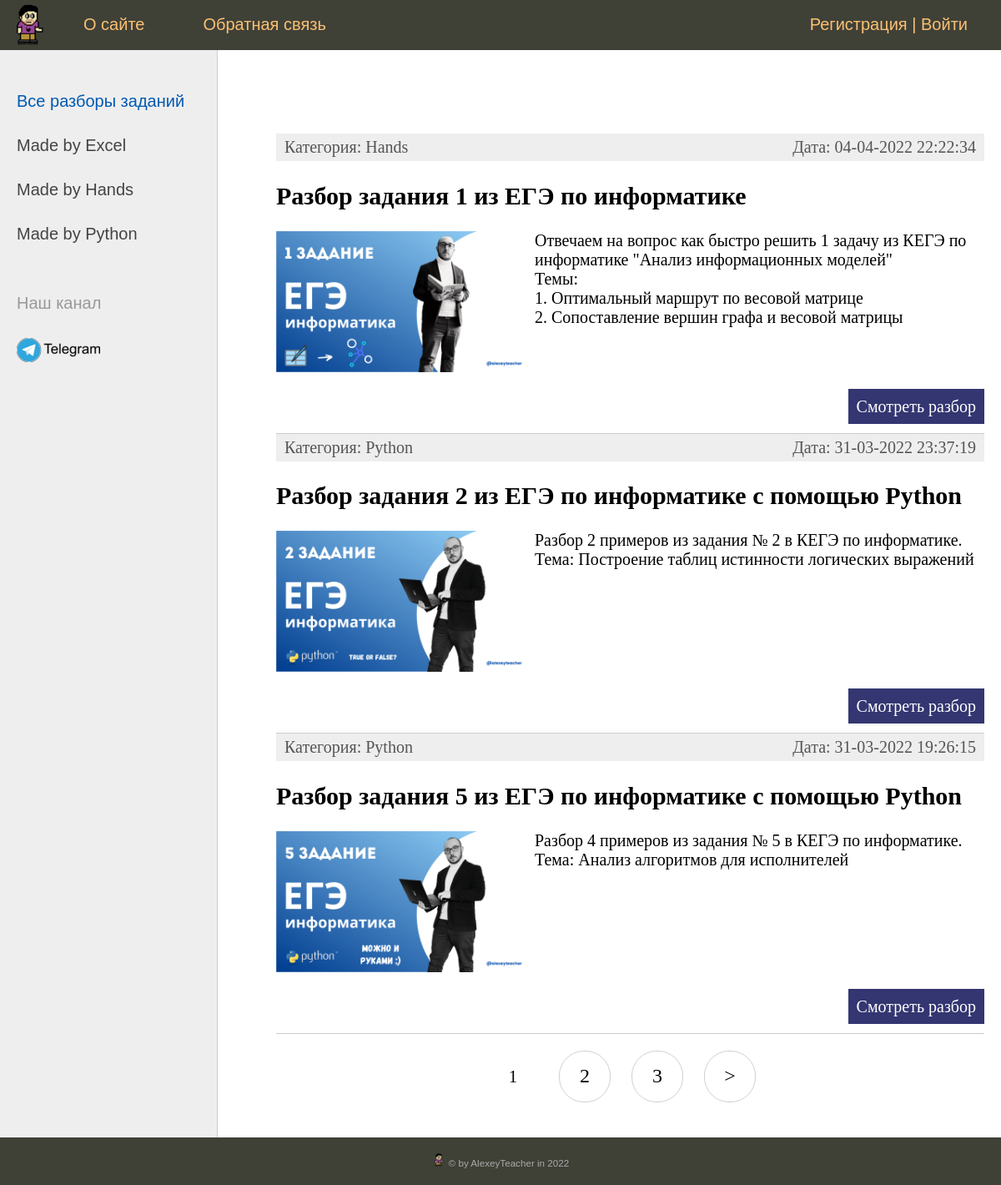
The app's page /, older data.
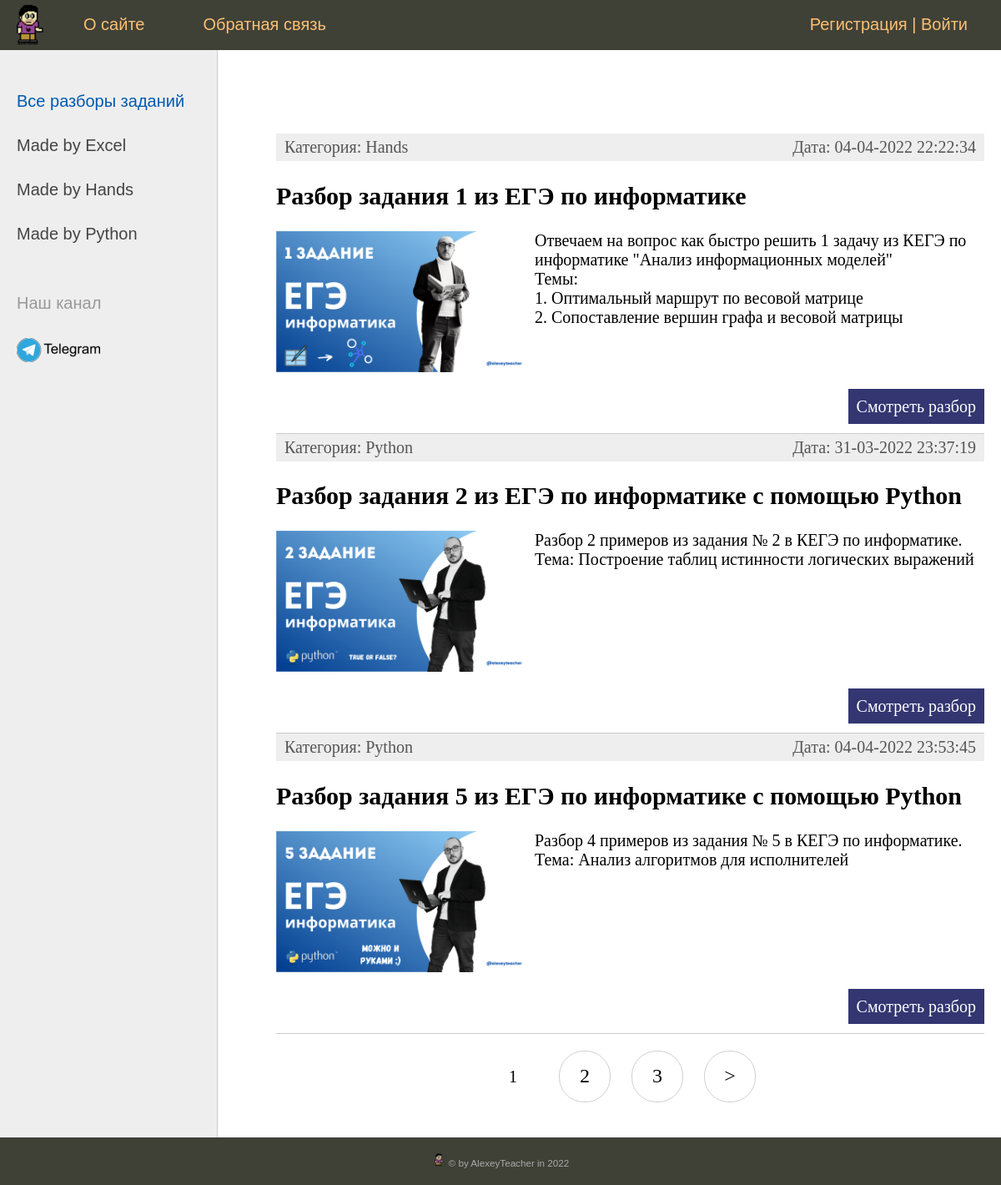
The same page, newer data.
### ege_task/models.py (models this page shows, shortened)
class Task(models.Model):
    number_task = models.CharField(max_length=10, default=28)
    title = models.CharField(max_length=255)
    content = models.TextField(blank=True)
    preview_image = models.ImageField(upload_to="images/%Y/%m/%d")
    video_url = models.CharField(max_length=255)
    time_create = models.DateTimeField(auto_now_add=True)
    time_update = models.DateTimeField(auto_now=True)
    is_published = models.BooleanField(default=False)
    cat = models.ForeignKey(Category, on_delete=models.PROTECT, null=True)
    def get_absolute_url(self):
        return reverse('task', kwargs={'number_task': self.number_task})
    class Meta:
        verbose_name = 'Разбор задачи'
        verbose_name_plural = "Разборы задач"
        ordering = ['time_create', 'number_task']

class Category(models.Model):
    name = models.CharField(max_length=100, db_index=True, verbose_name='Способ решения')
    def __str__(self):
        return self.name
    def get_absolute_url(self):
        return reverse('category', kwargs={'cat_id': self.pk})
    class Meta:
        verbose_name = 'Способ решения'
        verbose_name_plural = "Способы решений"

### ege_task/views.py (the view)
# urls.py: path('', EgeTaskHome.as_view(), name='home'),
class EgeTaskHome(DataMixin, ListView):
    model = Task
    template_name = 'ege_task/index.html'
    context_object_name = 'posts'
    def get_queryset(self):
        return Task.objects.filter(is_published=True).select_related('cat')
    def get_context_data(self, *, object_list=None, **kwargs):
        context = super().get_context_data(**kwargs)
        c_def = self.get_user_context(title='Главная страница')
        context.update(c_def)
        return context

### ege_task/templatetags/ege_task_tags.py (called while the page is built)
@register.inclusion_tag('ege_task/list_categories.html')
def show_categories(sort=None, cat_selected=0):
    if not sort:
        cats = Category.objects.all()
    else:
        cats = Category.objects.order_by(sort)
    return {'cats': cats, 'cat_selected': cat_selected}

### ege_task/utils.py (called while the page is built)
    def get_user_context(self, **kwargs):
        context = kwargs
        cats = Category.objects.all()
        user_menu = menu.copy()
        if not self.request.user.is_authenticated:
            user_menu.pop(1)
        context['menu'] = user_menu
        context['cats'] = cats
        if 'cat_selected' not in context:
            context['cat_selected'] = 0
        return context

### ege_task/templates/ege_task/index.html (shortened to what this page needs)
{%extends "ege_task/base.html"%}
{% block content %}
<ul class="list-articles">
    {% for post in posts %}
    <li><div class="article-panel">
        <p class="first">Категория: {{post.cat}}</p>
        <p class="last">Дата: {{post.time_update|date:"d-m-Y H:i:s"}}</p>
    </div>
        <h2>{{ post.title }}</h2>
        {% if post.preview_image %}
            <p><a href="{{post.get_absolute_url}}"><img class="img-article-left thumb" src="{{post.preview_image.url}}"></a></p>
        {% endif %}
        <p>{{ post.content|linebreaks }}</p>
        <p class="link-read-post"><a href="{{ post.get_absolute_url }}">Смотреть разбор</a></p>
    </li>
    {% endfor %}
</ul>
{% endblock %}

Row changes from the older to the newer data that the page shows:
changed Task "Разбор задания 5 из ЕГЭ по информатике с помощью Python": time_update "31-03-2022 19:26:15" → "04-04-2022 23:53:45"
